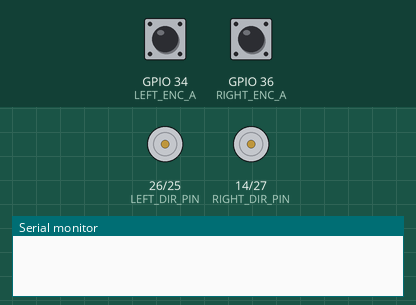
Recording of a program running on a simulated ESP32. Shown: direction and speed pins drawn as motors (green arrow = direction pin HIGH = forward, orange = LOW = backward, longer = more drive), the last lines printed to the serial monitor. The inputs (shaded band) are chosen by the test bench; at power-on: GPIO 34 (LEFT_ENC_A) HIGH, GPIO 36 (RIGHT_ENC_A) HIGH.

Above: at 0.0 s.
At 0.6 s:
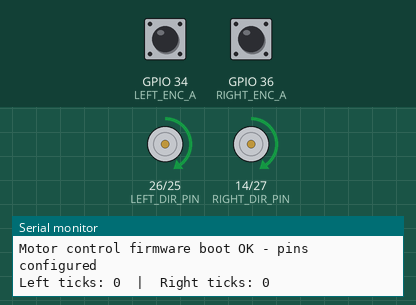
Timing chart, 0 to 2.1 s (numbered marks = the images above):
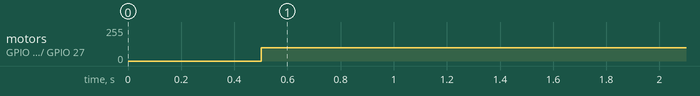

The program:

main.cpp
```cpp
#include <Arduino.h>

// Left motor
#define LEFT_PWM_PIN   25
#define LEFT_DIR_PIN   26
#define LEFT_ENC_A     34
#define LEFT_ENC_B     35

// Right motor
#define RIGHT_PWM_PIN  27
#define RIGHT_DIR_PIN  14
#define RIGHT_ENC_A    36
#define RIGHT_ENC_B    39

// ===== PWM (LEDC) config =====
#define PWM_FREQ  20000
#define PWM_RESOLUTION 8
#define LEFT_PWM_CHANNEL 0
#define RIGHT_PWM_CHANNEL 1

//Encoders:
volatile long leftTicks = 0;
volatile long rightTicks = 0;


void IRAM_ATTR leftEncoderISR() {
  if (digitalRead(LEFT_ENC_B) == HIGH) {
    leftTicks++;
  } else {
  leftTicks--;
  }
}

void IRAM_ATTR rightEncoderISR() {
  if (digitalRead(RIGHT_ENC_B) == HIGH) {
    rightTicks++;
  } else {
    rightTicks--;
  }
}

//takes speed val and drives 1 motor; positive forward negative reverse

void setMotor(int pwmChannel, int dirPin, int speed) {
  bool forward = speed >=0;
  int duty = constrain(abs(speed), 0, 255);

  digitalWrite(dirPin, forward ? HIGH : LOW);
  ledcWrite(pwmChannel, duty);
}
void setup() {
  Serial.begin(115200);
  delay(500);

  pinMode(LEFT_PWM_PIN, OUTPUT);
  pinMode(LEFT_DIR_PIN, OUTPUT);
  pinMode(RIGHT_PWM_PIN, OUTPUT);
  pinMode(RIGHT_DIR_PIN, OUTPUT);

  // Encoder pins are input-only on ESP32 (34/35/36/39), no internal pull-up available
  pinMode(LEFT_ENC_A, INPUT);
  pinMode(LEFT_ENC_B, INPUT);
  pinMode(RIGHT_ENC_A, INPUT);
  pinMode(RIGHT_ENC_B, INPUT);

  ledcSetup(LEFT_PWM_CHANNEL, PWM_FREQ, PWM_RESOLUTION);
  ledcAttachPin(LEFT_PWM_PIN, LEFT_PWM_CHANNEL);

  ledcSetup(RIGHT_PWM_CHANNEL, PWM_FREQ, PWM_RESOLUTION);
  ledcAttachPin(RIGHT_PWM_PIN, RIGHT_PWM_CHANNEL);

  attachInterrupt(digitalPinToInterrupt(LEFT_ENC_A), leftEncoderISR, RISING);
  attachInterrupt(digitalPinToInterrupt(RIGHT_ENC_A), rightEncoderISR, RISING);

  Serial.println("Motor control firmware boot OK - pins configured");
}

void loop() {
  Serial.print("Left ticks: ");
  Serial.print(leftTicks);
  Serial.print("  |  Right ticks: ");
  Serial.println(rightTicks);

  // Temporary test: run both motors at low fixed speed forward.
  // Remove once PID is wired in.
  setMotor(LEFT_PWM_CHANNEL, LEFT_DIR_PIN, 100);
  setMotor(RIGHT_PWM_CHANNEL, RIGHT_DIR_PIN, 100);

  delay(500);
}
```

Measured:
- by itself, motor on GPIO 26 (LEFT_DIR_PIN) / GPIO 25 (LEFT_PWM_PIN), motor on GPIO 14 (RIGHT_DIR_PIN) / GPIO 27 (RIGHT_PWM_PIN): stopped → forward 100/255 at 0.50 s
